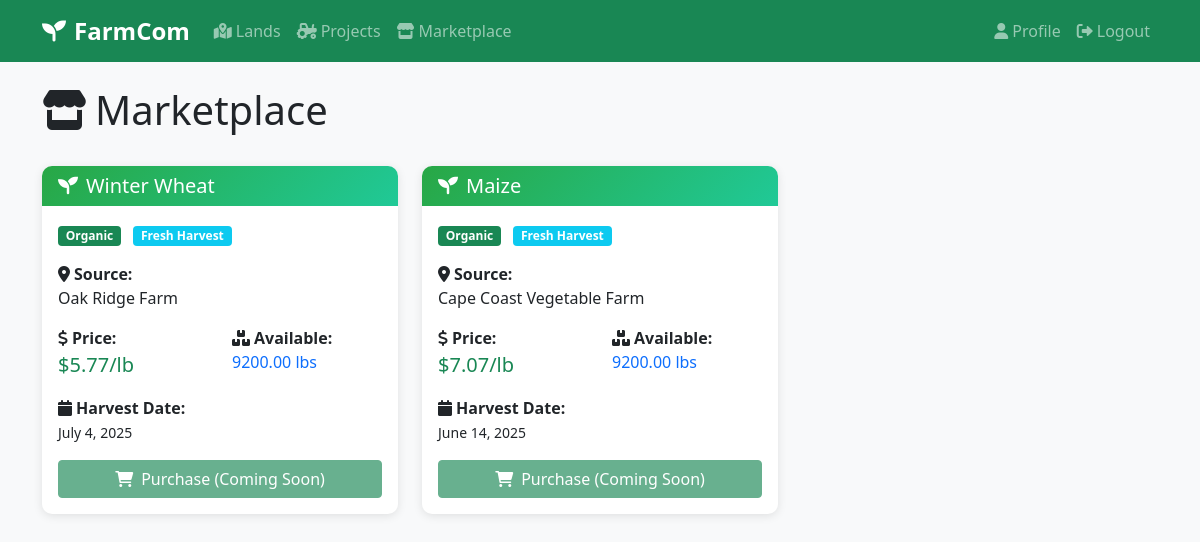
Page /marketplace/listings/ (signed in) on the committed database.
### marketplace/models.py (models this page shows, shortened)
class CropListing(models.Model):
    project = models.OneToOneField(FarmingProject, on_delete=models.CASCADE)
    price_per_unit = models.DecimalField(max_digits=10, decimal_places=2)
    available_quantity = models.DecimalField(max_digits=10, decimal_places=2)
    is_organic = models.BooleanField(default=False)
    harvest_date = models.DateField()
    listing_date = models.DateTimeField(auto_now_add=True)

### farming/models.py (models this page shows, shortened)
class FarmingProject(models.Model):
    STATUS_CHOICES = (
        ('PLANNING', 'Planning'),
        ('ACTIVE', 'Active'),
        ('HARVESTED', 'Harvested'),
        ('COMPLETED', 'Completed'),
    )
    land = models.ForeignKey(Land, on_delete=models.CASCADE)
    manager = models.ForeignKey(User, on_delete=models.SET_NULL, null=True, related_name='managed_projects')
    workers = models.ManyToManyField(User, related_name='farming_projects')
    start_date = models.DateField()
    end_date = models.DateField(null=True, blank=True)
    status = models.CharField(max_length=20, choices=STATUS_CHOICES, default='PLANNING')
    crops = models.CharField(max_length=200)
    estimated_yield = models.DecimalField(max_digits=10, decimal_places=2)
    actual_yield = models.DecimalField(max_digits=10, decimal_places=2, null=True, blank=True)

### lands/models.py (models this page shows, shortened)
class Land(models.Model):
    owner = models.ForeignKey(User, on_delete=models.CASCADE, related_name='lands')
    title = models.CharField(max_length=100)
    location = models.CharField(max_length=100)
    size = models.DecimalField(max_digits=10, decimal_places=2)  # in acres
    description = models.TextField()
    is_available = models.BooleanField(default=True)
    preferred_crops = models.CharField(max_length=200)
    soil_type = models.CharField(max_length=50)
    water_source = models.CharField(max_length=50)
    date_listed = models.DateTimeField(auto_now_add=True)

### marketplace/views.py (the view)
# urls.py: path('listings/', views.listing_list, name='listing_list'),
@login_required
def listing_list(request):
    listings = CropListing.objects.all()
    return render(request, 'marketplace/listing_list.html', {'listings': listings})

### templates/marketplace/listing_list.html (shortened to what this page needs)
{% extends 'base.html' %}
{% block content %}
<div class="d-flex justify-content-between align-items-center mb-4">
    <h1><i class="fas fa-store me-2"></i>Marketplace</h1>
</div>
<div class="row">
    {% for listing in listings %}
    <div class="col-md-6 col-lg-4 mb-4">
        <div class="card h-100">
            <div class="card-header">
                <h5 class="card-title mb-0">
                    <i class="fas fa-seedling me-2"></i>{{ listing.project.crops }}
                </h5>
            </div>
            <div class="card-body">
                <div class="mb-3">
                    {% if listing.is_organic %}
                        <span class="badge bg-success me-2">Organic</span>
                    {% endif %}
                    <span class="badge bg-info">Fresh Harvest</span>
                </div>
                <div class="mb-3">
                    <strong><i class="fas fa-map-marker-alt me-1"></i>Source:</strong><br>
                    <span>{{ listing.project.land.title }}</span>
                </div>
                <div class="row mb-3">
                    <div class="col-6">
                        <strong><i class="fas fa-dollar-sign me-1"></i>Price:</strong><br>
                        <span class="text-success fs-5">${{ listing.price_per_unit }}/lb</span>
                    </div>
                    <div class="col-6">
                        <strong><i class="fas fa-boxes me-1"></i>Available:</strong><br>
                        <span class="text-primary">{{ listing.available_quantity }} lbs</span>
                    </div>
                </div>
                <div class="mb-3">
                    <strong><i class="fas fa-calendar me-1"></i>Harvest Date:</strong><br>
                    <small>{{ listing.harvest_date|date:"F j, Y" }}</small>
                </div>
                <div class="mt-auto">
                    <button class="btn btn-success w-100" disabled>
                        <i class="fas fa-shopping-cart me-2"></i>Purchase (Coming Soon)
                    </button>
                </div>
            </div>
        </div>
    </div>
    {% endfor %}
</div>
{% endblock %}

### static/css/style.css (style rules this page uses)
:root { --primary-green: #28a745; --secondary-green: #20c997; --dark-green: #1e7e34; --light-green: #d4edda; }
body { font-family: 'Segoe UI', Tahoma, Geneva, Verdana, sans-serif; background-color: #f8f9fa; }
.card { border: none; border-radius: 10px; box-shadow: 0 2px 10px rgba(0,0,0,0.1); transition: transform 0.2s; }
.card-header { background: linear-gradient(135deg, var(--primary-green), var(--secondary-green)); color: white; border-radius: 10px 10px 0 0 !important; border: none; }
.btn-success { background-color: var(--primary-green); border-color: var(--primary-green); }

### rows in the picture
CropListing: project.crops "Winter Wheat", is_organic "Organic", project.land "Oak Ridge Farm", price_per_unit "5.77", available_quantity "9200.00", harvest_date "July 4, 2025"
CropListing: project.crops "Maize", is_organic "Organic", project.land "Cape Coast Vegetable Farm", price_per_unit "7.07", available_quantity "9200.00", harvest_date "June 14, 2025"
